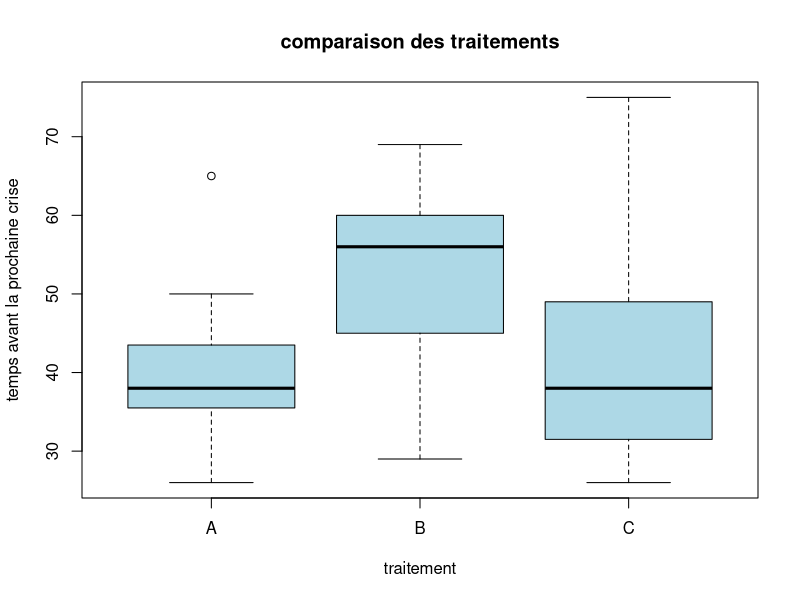
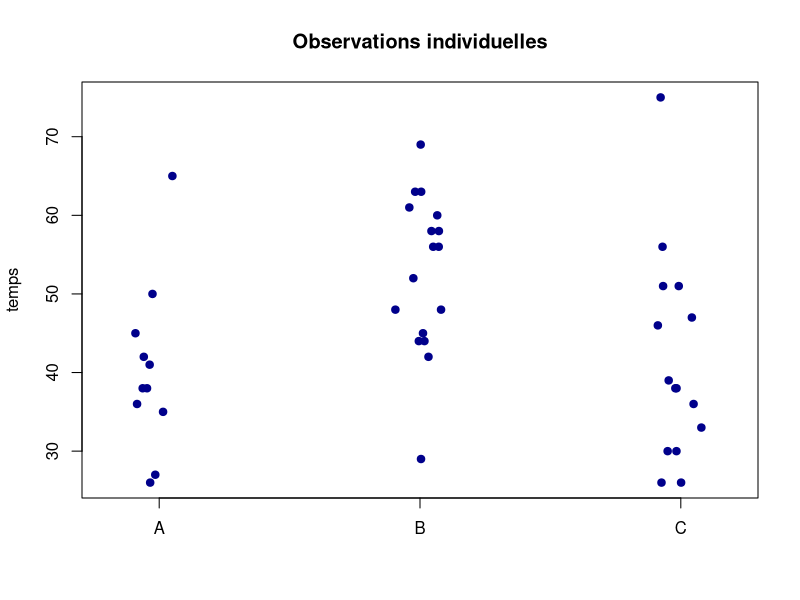
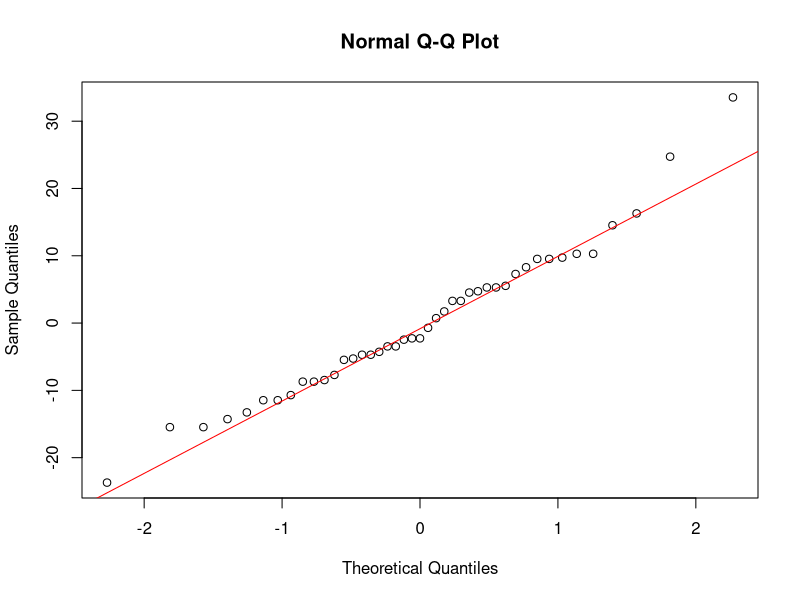
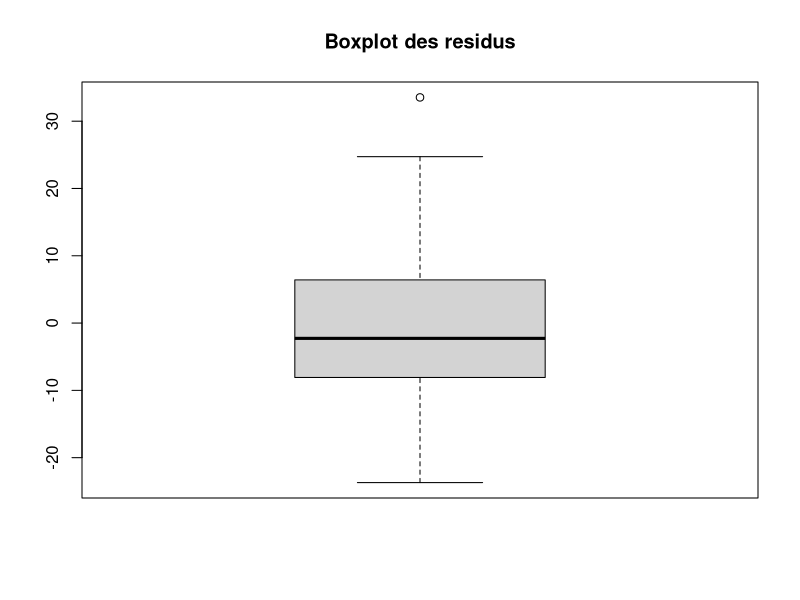
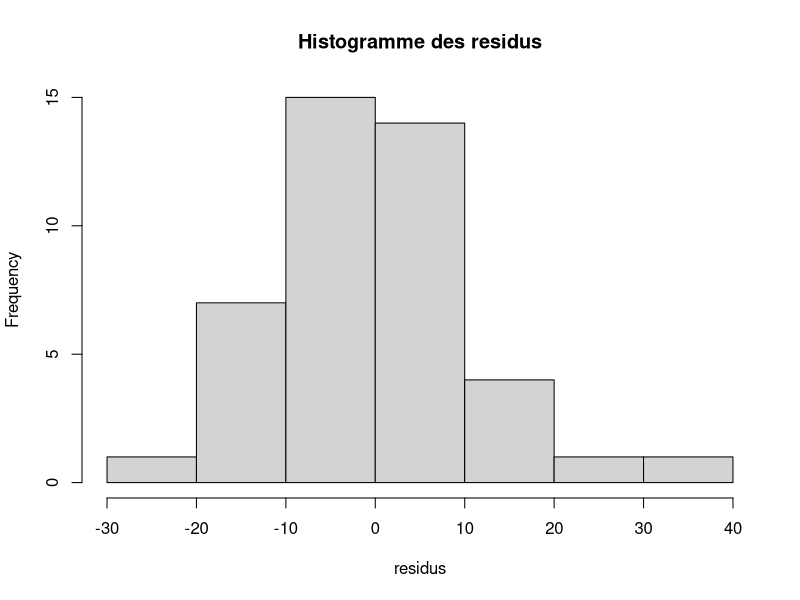
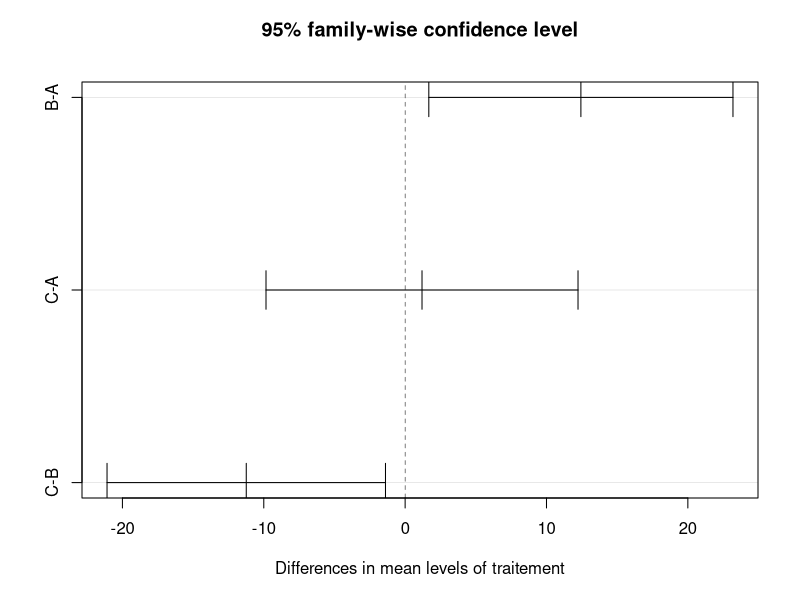
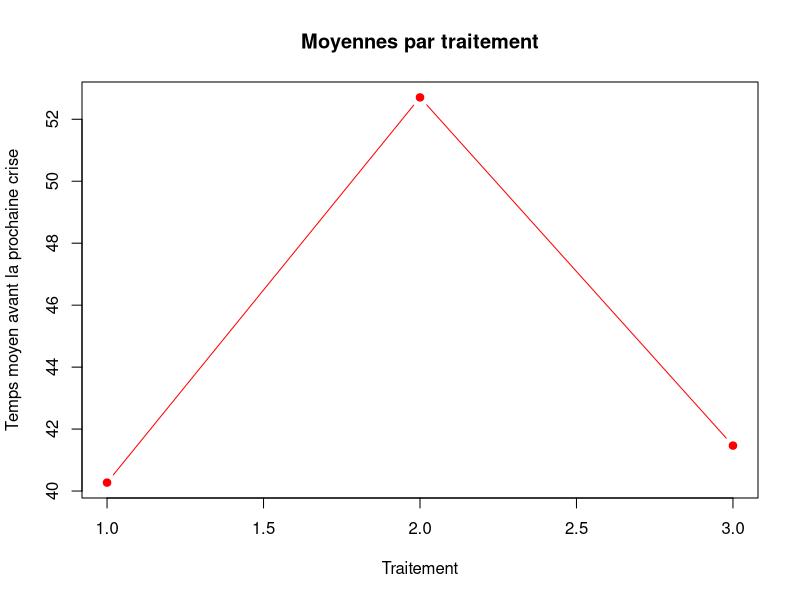

Generate these figures, in order, with R:
#Données
A<-c(26,27,35,36,38,38,41,42,45,50,65)

B<-c(29,42,44,44,45,48,48,52,56, 56, 58, 58, 60, 61,63 ,63,69 )

C<-c(26, 26, 30, 30,33, 36, 38, 38,39, 46, 47, 51,51, 56, 75)

#temps
temps<-c(A,B,C)

#TRAITEMENT
traitement<-factor(c(rep("A", length(A)), rep("B", length(B)), rep("C", length(C))))
#creation du tableau de traitement

data<-data.frame(traitement,temps)

#Afficher les premières ligne
head(data)

#Resumé de data
summary(data)

#Moyennes par traitement
tapply(data$temps, data$traitement, mean)
#Variance par traitement
tapply(data$temps, data$traitement, var)
#Ecart type par traitement
tapply(data$temps, data$traitement, sd)

#Effectif par traitement
tapply(data$temps, data$traitement, length)

#Tableau recapitulatif des moyennes
aggregate(temps ~ traitement, data=data, mean)

#boite a moustache
boxplot(temps ~ traitement, data=data, col="lightblue",main="comparaison des traitements", xlab="traitement", ylab="temps avant la prochaine crise")

#Graphique des points individuels
stripchart(temps ~ traitement, data=data, vertical=TRUE, method="jitter", pch=19, col="darkblue", main="Observations individuelles")

#6-Estimation du modele
model <- aov(temps ~ traitement, data=data)

#Afficher le tableau de l'ANOVA
summary(model)

#7-Verification des hypotheses de l'ANOVA
#Examination des residus
residus <- residuals(model)

#7-1. Normalite des residus

#QQ plot
qqnorm(residus)
qqline(residus, col="red", main="Histogramme des residus")

#Boxplot des residus
boxplot(residus,col="lightgray", main="Boxplot des residus")

#Histogramme des residus
hist(residus,col="lightgray", main="Histogramme des residus")

#Test de Shapiro-Wilk pour la normalite
shapiro.test(residus)

#Test de Bartlett pour l'homogeneite des variances
bartlett.test(temps ~ traitement, data=data)

#Test de Levene pour l'homogeneite des variances
library(car)
leveneTest(temps ~ traitement, data=data)

#8- calcul de la taille de l'effet

#somme des carrées expliqué
SCE<- anova(model)[1,2]

#somme des carrées totaux
SCT<- sum((temps - mean(temps))^2)
#coefficient des carree
eta2=SCE/SCT
eta2
#9- comparaison multiples(post-hot)

#test de Tukey
TukeyHSD(model)

#Graphique des intervalles de confiance pour les comparaisons multiples
plot(TukeyHSD(model))

#10- Moyennes estimées

model.tables(model, types="means")

#11- Graphique des moyenns

means <- tapply(data$temps, data$traitement, mean)
plot(means, type="b", 
     col="red", pch=19,
     main="Moyennes par traitement",
     xlab="Traitement", 
     ylab="Temps moyen avant la prochaine crise")
  
